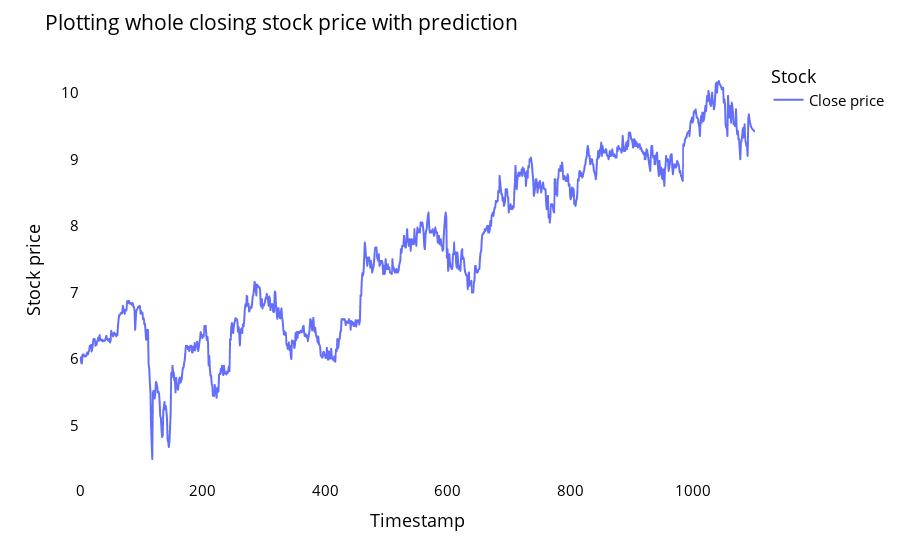

The notebook cell saved with this chart:
### Code cell
lstmdf=closedf.tolist()
lstmdf.extend((np.array(lst_output).reshape(-1,1)).tolist())
lstmdf=scaler.inverse_transform(lstmdf).reshape(1,-1).tolist()[0]

names = cycle(['Close price'])

fig = px.line(lstmdf,labels={'value': 'Stock price','index': 'Timestamp'})
fig.update_layout(title_text='Plotting whole closing stock price with prediction',
                  plot_bgcolor='white', font_size=15, font_color='black',legend_title_text='Stock')

fig.for_each_trace(lambda t:  t.update(name = next(names)))

fig.update_xaxes(showgrid=False)
fig.update_yaxes(showgrid=False)
fig.show()

### Figure 1 — Plotly figure (JSON) as saved in the notebook; plotly's stock layout.template omitted (floating-point values rounded to 4 significant figures; data arrays with more than 128 entries replaced by an {"elided": "..."} marker saying what was removed)
{"data": [{"hovertemplate": "variable=0<br>Timestamp=%{x}<br>Stock price=%{y}<extra></extra>", "legendgroup": "0", "line": {"color": "#636efa", "dash": "solid"}, "marker": {"symbol": "circle"}, "mode": "lines", "name": "Close price", "showlegend": true, "type": "scattergl", "x": {"elided": "1103 int values"}, "xaxis": "x", "y": {"elided": "1103 float values"}, "yaxis": "y"}], "layout": {"font": {"color": "black", "size": 15}, "legend": {"title": {"text": "Stock"}, "tracegroupgap": 0}, "margin": {"t": 60}, "plot_bgcolor": "white", "title": {"text": "Plotting whole closing stock price with prediction"}, "xaxis": {"anchor": "y", "domain": [0, 1], "showgrid": false, "title": {"text": "Timestamp"}}, "yaxis": {"anchor": "x", "domain": [0, 1], "showgrid": false, "title": {"text": "Stock price"}}}}
